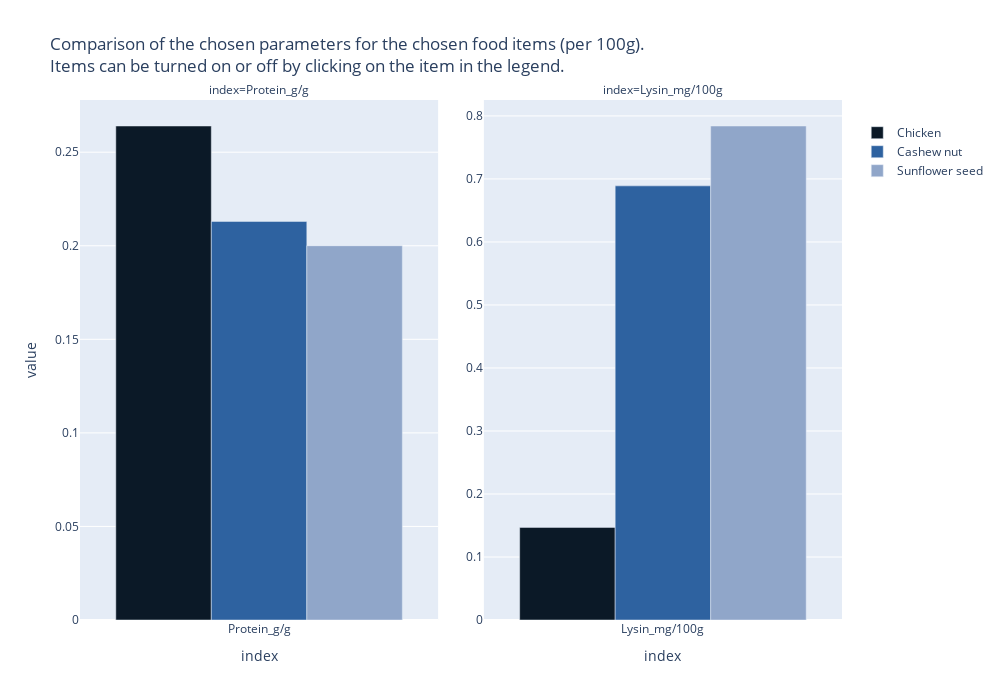

The cell this chart's notebook holds for it:
### Markdown cell above
### Compare certain parameters for chosen food items as bar charts

### Code cell
# https://community.plotly.com/t/how-to-set-different-x-and-y-axis-for-each-subplot/57417

import plotly.express as px
import pandas as pd

# choose columns
column = [   'Protein_g/g', 
'Lysin_mg/100g']
ncols = len(column)

# choose food items
food = ['Chicken', 'Cashew nut', 'Sunflower seed']

# transpose data
df_plot = df_dapro.loc[food][column].T

# initialize bars: not stacked, but grouped, facet/ subplots = index = parameters, color is oslo with step 3 to have distinguishable colors
fig = px.bar(df_plot,
#              x='ingredient',
#              y='value', 
             barmode="group",
             facet_col=df_plot.index, 
             color_discrete_sequence=oslo_rgb[1::3],
    color_continuous_scale=None, orientation = 'v',
                          facet_col_spacing=0.06,
             width= 1000,
             height = 700,
             title = ('Comparison of the chosen parameters for the chosen food items (per 100g). <br>Items can be turned on or off by clicking on the item in the legend.')
            
    )
fig.update_xaxes(matches=None, showticklabels=True)
fig.update_yaxes(matches=None, showticklabels=True)

fig.show()
# fig.write_html("BarsFoodItemGram1.html")

### Figure 1 — Plotly figure (JSON) as saved in the notebook; plotly's stock layout.template omitted (floating-point values rounded to 4 significant figures)
{"data": [{"alignmentgroup": "True", "hovertemplate": " =Chicken<br>index=%{x}<br>value=%{y}<extra></extra>", "legendgroup": "Chicken", "marker": {"color": "rgb(11, 25, 39)", "pattern": {"shape": ""}}, "name": "Chicken", "offsetgroup": "Chicken", "orientation": "v", "showlegend": true, "textposition": "auto", "type": "bar", "x": ["Protein_g/g"], "xaxis": "x", "y": [0.264], "yaxis": "y"}, {"alignmentgroup": "True", "hovertemplate": " =Chicken<br>index=%{x}<br>value=%{y}<extra></extra>", "legendgroup": "Chicken", "marker": {"color": "rgb(11, 25, 39)", "pattern": {"shape": ""}}, "name": "Chicken", "offsetgroup": "Chicken", "orientation": "v", "showlegend": false, "textposition": "auto", "type": "bar", "x": ["Lysin_mg/100g"], "xaxis": "x2", "y": [0.147], "yaxis": "y2"}, {"alignmentgroup": "True", "hovertemplate": " =Cashew nut<br>index=%{x}<br>value=%{y}<extra></extra>", "legendgroup": "Cashew nut", "marker": {"color": "rgb(46, 98, 160)", "pattern": {"shape": ""}}, "name": "Cashew nut", "offsetgroup": "Cashew nut", "orientation": "v", "showlegend": true, "textposition": "auto", "type": "bar", "x": ["Protein_g/g"], "xaxis": "x", "y": [0.213], "yaxis": "y"}, {"alignmentgroup": "True", "hovertemplate": " =Cashew nut<br>index=%{x}<br>value=%{y}<extra></extra>", "legendgroup": "Cashew nut", "marker": {"color": "rgb(46, 98, 160)", "pattern": {"shape": ""}}, "name": "Cashew nut", "offsetgroup": "Cashew nut", "orientation": "v", "showlegend": false, "textposition": "auto", "type": "bar", "x": ["Lysin_mg/100g"], "xaxis": "x2", "y": [0.689], "yaxis": "y2"}, {"alignmentgroup": "True", "hovertemplate": " =Sunflower seed<br>index=%{x}<br>value=%{y}<extra></extra>", "legendgroup": "Sunflower seed", "marker": {"color": "rgb(144, 166, 201)", "pattern": {"shape": ""}}, "name": "Sunflower seed", "offsetgroup": "Sunflower seed", "orientation": "v", "showlegend": true, "textposition": "auto", "type": "bar", "x": ["Protein_g/g"], "xaxis": "x", "y": [0.2], "yaxis": "y"}, {"alignmentgroup": "True", "hovertemplate": " =Sunflower seed<br>index=%{x}<br>value=%{y}<extra></extra>", "legendgroup": "Sunflower seed", "marker": {"color": "rgb(144, 166, 201)", "pattern": {"shape": ""}}, "name": "Sunflower seed", "offsetgroup": "Sunflower seed", "orientation": "v", "showlegend": false, "textposition": "auto", "type": "bar", "x": ["Lysin_mg/100g"], "xaxis": "x2", "y": [0.784], "yaxis": "y2"}], "layout": {"annotations": [{"font": {}, "showarrow": false, "text": "index=Protein_g/g", "x": 0.235, "xanchor": "center", "xref": "paper", "y": 1, "yanchor": "bottom", "yref": "paper"}, {"font": {}, "showarrow": false, "text": "index=Lysin_mg/100g", "x": 0.765, "xanchor": "center", "xref": "paper", "y": 1, "yanchor": "bottom", "yref": "paper"}], "barmode": "group", "height": 700, "legend": {"title": {"text": " "}, "tracegroupgap": 0}, "title": {"text": "Comparison of the chosen parameters for the chosen food items (per 100g). <br>Items can be turned on or off by clicking on the item in the legend."}, "width": 1000, "xaxis": {"anchor": "y", "categoryarray": ["Protein_g/g", "Lysin_mg/100g"], "categoryorder": "array", "domain": [0, 0.47], "showticklabels": true, "title": {"text": "index"}}, "xaxis2": {"anchor": "y2", "categoryarray": ["Protein_g/g", "Lysin_mg/100g"], "categoryorder": "array", "domain": [0.53, 1], "showticklabels": true, "title": {"text": "index"}}, "yaxis": {"anchor": "x", "domain": [0, 1], "showticklabels": true, "title": {"text": "value"}}, "yaxis2": {"anchor": "x2", "domain": [0, 1], "showticklabels": true}}}
